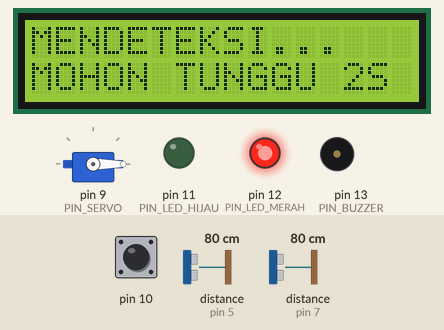
This sketch was run on a simulated Arduino Uno, built with avr-gcc and run on an emulated ATmega328P. Shown: servo, 16×2 character LCD, output pins drawn as LEDs (lit = HIGH), buzzer (waves = sounding). Wiring (from diagram.json): ultrasonic range finder: trigger pin 4; echo pin 5. Dashed ring = blinking. The test bench sets the inputs (shaded band); at power-on: distance to the obstacle (sensors on pin 5, pin 7) 80 cm, pin 10 HIGH. The echo pulse lasts 58.3 µs per cm; EEPROM starts erased; pins used as bus, display or sensor lines are not drawn; what the sketch prints to the serial monitor is not drawn.

Above: at 4.2 s.
4.3 s: distance to the obstacle (sensor on pin 5) set to 4 cm
At 5.51 s:
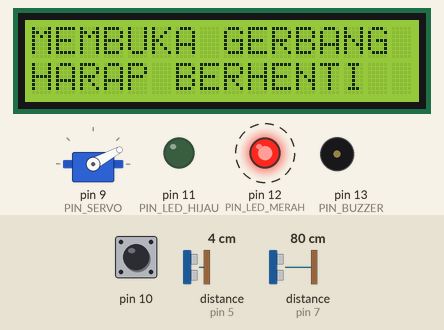
7.3 s: distance to the obstacle (sensor on pin 7) set to 97 cm
At 8.1 s:
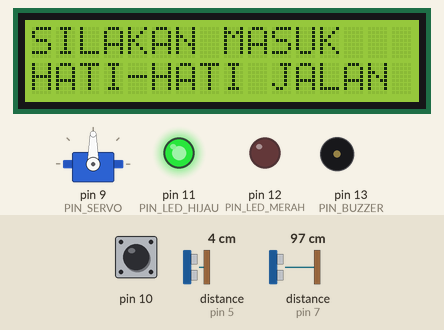
9.5 s: distance to the obstacle (sensor on pin 7) set to 105 cm
At 10.68 s:
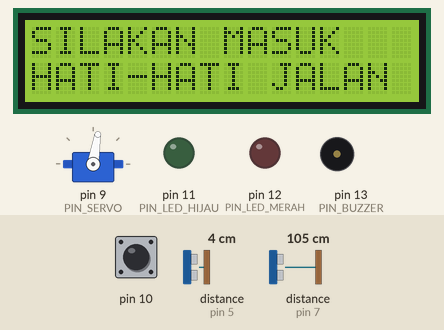
12.5 s: distance to the obstacle (sensor on pin 5) set to 18 cm
Timing chart, 0 to 16.5 s (numbered marks = the images above; inputs shaded):
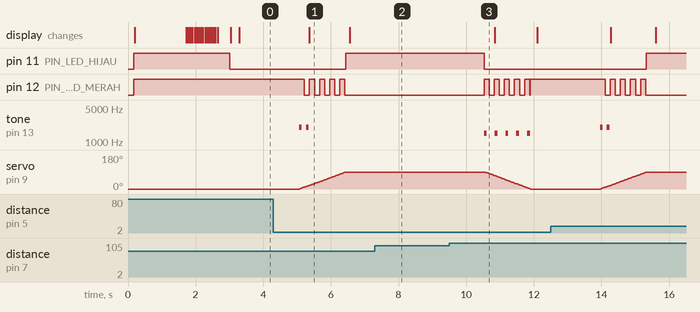

The sketch:

sketch.ino
```cpp
#include <Arduino.h>
#include <Wire.h>
#include <Servo.h>

#include "config.h"
#include "module_sensor.h"
#include "module_display.h"
#include "module_audio.h"
#include "module_storage.h"

StatusSistem statusSaatIni = STATUS_SIAGA;
int sudutPalang = SUDUT_TUTUP;
int kapasitasMaks = SLOT_DEFAULT;
int slotTerisi = 0;

Servo palangServo;
int targetSudut = SUDUT_TUTUP;
unsigned long waktuGerakTerakhir = 0;
unsigned long waktuMulaiLewat = 0;     // Waktu palang terbuka penuh (awal hitungan TIMEOUT_LEWAT)
bool logSensorKeluar = false;          // Penanda log "Sensor 2 terhalang" sudah dicetak

bool gerakkanServoHalus() {
  if (millis() - waktuGerakTerakhir >= JEDA_SERVO) {
    waktuGerakTerakhir = millis();

    if (sudutPalang < targetSudut) {
      sudutPalang += LANGKAH_SERVO;
      palangServo.write(sudutPalang);
    } else if (sudutPalang > targetSudut) {
      sudutPalang -= LANGKAH_SERVO;
      palangServo.write(sudutPalang);
    }
  }
  return (sudutPalang == targetSudut);
}

void setup() {
  Serial.begin(9600);
  delay(100);
  Serial.println(F("[SYSTEM]: Memulai Inisialisai Program..."));

  palangServo.attach(PIN_SERVO);
  palangServo.write(SUDUT_TUTUP);
  sudutPalang = SUDUT_TUTUP;
  targetSudut = SUDUT_TUTUP;

  inisialisasiSensor();
  inisialisasiDisplay();
  inisialisasiAudio();
  inisialisasiStorage();
  tampilkanSplash();

  Serial.println(F("[SYSTEM]: Setup Selesai. Masuk ke STATUS_SIAGA"));
}

void loop() {
  bool palangSampaiTujuan = gerakkanServoHalus();

  perbaruiAudio();
  perbaruiLed(statusSaatIni);
  perbaruiLcd(statusSaatIni, slotTerisi, kapasitasMaks);

  switch (statusSaatIni) {

    case STATUS_SIAGA:
      targetSudut = SUDUT_TUTUP;

      if (cekTombolSetTahan() && sudutPalang == SUDUT_TUTUP) {
        Serial.println(F("\n============================="));
        Serial.println(F("[CONFIG]: Masuk ke Menu Konfigurasi Slot Parkir"));
        Serial.print(F("[CONFIG]: Slot saat ini:"));
        Serial.println(kapasitasMaks);
        Serial.println(F("[CONFIG]: Gunakan tombol Up/Down lalu tekan Set"));
        Serial.println(F("============================="));
        statusSaatIni = STATUS_KONFIG;
        break;
      }
      if (hitungSisaSlot() <= 0) {
        statusSaatIni = STATUS_PENUH;
      } else {
        long jarakMasuk = bacaJarak(PIN_TRIG_MASUK, PIN_ECHO_MASUK);
        if (jarakMasuk > 0 && jarakMasuk <= JARAK_DETEKSI) {
          Serial.println(F("[FSM]: Mobil Terdeteksi di Sensor 1. Memulai validasi 2 detik..."));
          resetValidasiMasuk();  // Hapus sisa status validasi dari mobil sebelumnya
          statusSaatIni = STATUS_VALIDASI;
        }
      }
      break;

    case STATUS_VALIDASI:
      targetSudut = SUDUT_TUTUP;
      if (cekMobilMasuk()) {
        Serial.println(F("[FSM]: Validasi Sukses! Membuka Palang..."));
        bunyiMasuk();
        targetSudut = SUDUT_BUKA;
        statusSaatIni = STATUS_BUKA;
      } else if (!masukSedangTerdeteksi) {
        Serial.println(F("[FSM]: Mobil keluar sebelum 2 detik, kembali ke STATUS_SIAGA"));
        resetValidasiMasuk();
        statusSaatIni = STATUS_SIAGA;
      }
      break;

    case STATUS_BUKA:
      if (palangSampaiTujuan && sudutPalang == SUDUT_BUKA) {
        Serial.println(F("[FSM]: Palang terbuka penuh. Menunggu mobil lewat (batas 30 detik)..."));
        resetSensorKeluar();
        waktuMulaiLewat = millis();
        logSensorKeluar = false;
        statusSaatIni = STATUS_LEWAT;
      }
      break;

    case STATUS_LEWAT:
      if (cekMobilLewat()) {
        Serial.println(F("[FSM]: Sensor 2 kosong stabil 1 detik. Mobil selesai lewat. Menutup palang..."));
        tambahSlot();
        bunyiGerak();
        targetSudut = SUDUT_TUTUP;
        statusSaatIni = STATUS_TUTUP;
      } else if (sensorKeluarPernahTerdeteksi()) {
        if (!logSensorKeluar) {
          Serial.println(F("[FSM]: Mobil terdeteksi di Sensor 2. Palang ditahan sampai Sensor 2 kosong."));
          logSensorKeluar = true;
        }
      } else if (millis() - waktuMulaiLewat >= TIMEOUT_LEWAT) {
        Serial.println(F("[FSM]: Timeout 30 detik, tidak ada mobil di Sensor 2. Menutup palang tanpa menambah slot..."));
        bunyiGerak();
        targetSudut = SUDUT_TUTUP;
        statusSaatIni = STATUS_TUTUP;
      }
      break;

    case STATUS_TUTUP:
      if (palangSampaiTujuan && sudutPalang == SUDUT_TUTUP) {
        Serial.println(F("[FSM]: Palang tertutup sempurna. Kembali ke STATUS_SIAGA."));
        matikanAudio();
        statusSaatIni = STATUS_SIAGA;
      }
      break;

    case STATUS_PENUH:
      targetSudut = SUDUT_TUTUP;
      if (cekTombolSetTahan() && sudutPalang == SUDUT_TUTUP) {
        Serial.println(F("\n============================="));
        Serial.println(F("[CONFIG]: Masuk ke Menu Konfigurasi Slot Parkir"));
        Serial.print(F("[CONFIG]: Slot saat ini:"));
        Serial.println(kapasitasMaks);
        Serial.println(F("============================="));
        statusSaatIni = STATUS_KONFIG;
      } else if (hitungSisaSlot() > 0) {
        statusSaatIni = STATUS_SIAGA;
      } else {
        long jarakMasuk = bacaJarak(PIN_TRIG_MASUK, PIN_ECHO_MASUK);
        if (jarakMasuk > 0 && jarakMasuk <= JARAK_DETEKSI) {
          bunyiPenuh();
        }
      }
      break;

    case STATUS_KONFIG:
      targetSudut = SUDUT_TUTUP;

      if (cekTombolUp()) {
        if (kapasitasMaks < SLOT_MAX) {
          kapasitasMaks++;
          bunyiKlik();
          Serial.print(F("[CONFIG]: Tombol UP -> Slot bertambah: "));
          Serial.print(kapasitasMaks);
          Serial.println(F(" Slot"));
        } else {
          Serial.println(F("[CONFIG]: Slot sudah mencapai nilai maksimum"));
        }
      }

      if (cekTombolDown()) {
        if (kapasitasMaks > SLOT_MIN) {
          kapasitasMaks--;
          bunyiKlik();
          Serial.print(F("[CONFIG]: Tombol DOWN -> Slot berkurang: "));
          Serial.print(kapasitasMaks);
          Serial.println(F(" Slot"));
        } else {
          Serial.println(F("[CONFIG]: Slot sudah mencapai nilai minimum"));
        }
      }

      if (cekTombolSet()) {
        simpanEeprom(kapasitasMaks);
        bunyiKlik();
        Serial.println(F("\n----------------------------------------"));
        Serial.print  (F("[CONFIG]: Tersimpan ke EEPROM! Kapasitas = "));
        Serial.println(kapasitasMaks);
        Serial.print  (F("[CONFIG]: Sisa Slot Aktif = "));
        Serial.println(hitungSisaSlot());
        Serial.println(F("[CONFIG]: Keluar dari Pengaturan -> Kembali SIAGA"));
        Serial.println(F("----------------------------------------\n"));
        statusSaatIni = STATUS_SIAGA;
      }
      break;
  }

}
```

module_audio.h
```cpp
#ifndef MODULE_AUDIO_H
#define MODULE_AUDIO_H

#include <Arduino.h>
#include "config.h"

// Status internal untuk Finite State Machine Audio
enum ModeAudio {
  AUDIO_DIAM = 0,
  AUDIO_MASUK,
  AUDIO_GERAK,
  AUDIO_PENUH,
  AUDIO_KLIK
};

static ModeAudio stateAudio = AUDIO_DIAM;
static unsigned long waktuNadaTerakhir = 0;
static uint8_t tahapNada = 0;

void inisialisasiAudio() {
  pinMode(PIN_BUZZER, OUTPUT);
  matikanAudio();
}

void matikanAudio() {
  noTone(PIN_BUZZER);
  stateAudio = AUDIO_DIAM;
  tahapNada = 0;
}

// Bip 2x konfirmasi kendaraan tervalidasi
void bunyiMasuk() {
  stateAudio = AUDIO_MASUK;
  tahapNada = 0;
  waktuNadaTerakhir = millis();
  tone(PIN_BUZZER, NADA_MASUK, BIP_PENDEK);
}

// Nada peringatan saat servo palang turun (diulangi)
void bunyiGerak() {
  if (stateAudio != AUDIO_GERAK) {
    stateAudio = AUDIO_GERAK;
    tahapNada = 0;
    waktuNadaTerakhir = millis();
    tone(PIN_BUZZER, NADA_TUTUP, BIP_PENDEK);
  }
}

// Nada panjang tanda akses ditolak/penuh
void bunyiPenuh() {
  if (stateAudio != AUDIO_PENUH) {
    stateAudio = AUDIO_PENUH;
    waktuNadaTerakhir = millis();
    tone(PIN_BUZZER, NADA_PENUH, BIP_PANJANG);
  }
}

// Umpan balik klik penekanan tombol
void bunyiKlik() {
  stateAudio = AUDIO_KLIK;
  waktuNadaTerakhir = millis();
  tone(PIN_BUZZER, NADA_KLIK, BIP_PENDEK);
}

// Dipanggil terus-menerus di loop() untuk merangkai nada kompleks tanpa delay()
void perbaruiAudio() {
  unsigned long sekarang = millis();

  // Matikan paksa bunyi peringatan palang jika gerbang sudah kembali diam
  if (stateAudio == AUDIO_GERAK && statusSaatIni != STATUS_TUTUP) {
    matikanAudio();
  }

  switch (stateAudio) {
    case AUDIO_MASUK:
      // Transisi: Bip 1 -> Jeda -> Bip 2 -> Selesai
      if (tahapNada == 0 && (sekarang - waktuNadaTerakhir >= BIP_PENDEK)) {
        noTone(PIN_BUZZER);
        tahapNada = 1;
        waktuNadaTerakhir = sekarang;
      } else if (tahapNada == 1 && (sekarang - waktuNadaTerakhir >= JEDA_NADA)) {
        noTone(PIN_BUZZER);
        tahapNada = 2;
        waktuNadaTerakhir = sekarang;
        tone(PIN_BUZZER, NADA_MASUK, BIP_PENDEK);
      } else if (tahapNada == 2 && (sekarang - waktuNadaTerakhir >= BIP_PENDEK)) {
        matikanAudio();
      }
      break;

    case AUDIO_GERAK:
      // Loop ritmik sirine berkelanjutan: Bip -> Jeda Panjang -> Bip
      if (tahapNada == 0 && (sekarang - waktuNadaTerakhir >= BIP_PENDEK)) {
        noTone(PIN_BUZZER);
        tahapNada = 1;
        waktuNadaTerakhir = sekarang;
      } else if (tahapNada == 1 && (sekarang - waktuNadaTerakhir >= JEDA_NADA * 2)) {
        noTone(PIN_BUZZER);
        tahapNada = 0;
        waktuNadaTerakhir = sekarang;
        tone(PIN_BUZZER, NADA_TUTUP, BIP_PENDEK);
      }
      break;

    case AUDIO_PENUH:
    case AUDIO_KLIK:
      // Tunggu durasi nada selesai sebelum beralih ke status diam
      if (sekarang - waktuNadaTerakhir >= (stateAudio == AUDIO_PENUH ? BIP_PANJANG : BIP_PENDEK)) {
        matikanAudio();
      }
      break;

    case AUDIO_DIAM:
    default:
      break;
  }
}

#endif // MODULE_AUDIO_H
```

module_display.h
```cpp
// ============================================================
// module_display.h
// HMI & Visual Interface : LCD 16x2 I2C + LED Merah/Hijau
// Penulis : Anggota 3 (HMI & Visual Interface Engineer)
//
// Prinsip:
//  - Non-blocking: semua pewaktuan memakai millis(), tanpa delay()
//    (satu-satunya pengecualian: tampilkanSplash() yang hanya
//    dipanggil sekali di setup(), sebelum loop dimulai).
//  - Bebas kedip: LCD TIDAK pernah di-clear saat runtime. Setiap
//    baris ditulis 16 karakter penuh (dipadding spasi) dan hanya
//    ditulis ulang jika isi layar memang berubah.
//
// Dependensi: config.h  +  library "LiquidCrystal I2C"
// ============================================================
#ifndef MODULE_DISPLAY_H
#define MODULE_DISPLAY_H

#include <Wire.h>
#include <LiquidCrystal_I2C.h>
#include "config.h"

LiquidCrystal_I2C lcd(ALAMAT_LCD, 16, 2);

// ---------- Cache keadaan layar (anti-kedip) ----------
static int8_t        _lcdStatusTerakhir = -1;
static int16_t       _lcdSisaTerakhir   = -1;
static int16_t       _lcdTotalTerakhir  = -1;
static unsigned long _lcdWaktuTerakhir  = 0;

static void _resetCacheLcd() {
  _lcdStatusTerakhir = -1;
  _lcdSisaTerakhir   = -1;
  _lcdTotalTerakhir  = -1;
}

// Tulis satu baris penuh (16 kolom). Sisa kolom diisi spasi sehingga
// sisa teks lama tertimpa tanpa perlu lcd.clear().
static void _tulisBaris(uint8_t baris, const char* teks) {
  lcd.setCursor(0, baris);
  uint8_t i = 0;
  while (i < 16 && teks[i] != '\0') { lcd.write((uint8_t)teks[i]); i++; }
  while (i < 16)                    { lcd.write((uint8_t)' ');     i++; }
}

// ============================================================
// inisialisasiDisplay()
// ============================================================
void inisialisasiDisplay() {
  pinMode(PIN_LED_MERAH, OUTPUT);
  pinMode(PIN_LED_HIJAU, OUTPUT);
  digitalWrite(PIN_LED_MERAH, LOW);
  digitalWrite(PIN_LED_HIJAU, LOW);

  Wire.begin();
  lcd.init();
  lcd.backlight();
  lcd.clear();            // clear hanya sekali, saat boot
  _resetCacheLcd();
}

// ============================================================
// tampilkanSplash()  - panggil SEKALI di setup()
// Layar pembuka + progress bar + uji lampu (kedua LED menyala).
// ============================================================
void tampilkanSplash() {
  digitalWrite(PIN_LED_MERAH, HIGH);   // lamp test
  digitalWrite(PIN_LED_HIJAU, HIGH);

  _tulisBaris(0, "SMART PARKING");
  _tulisBaris(1, "GATE SYSTEM v1.0");
  delay(1500);

  _tulisBaris(0, "MEMUAT SISTEM...");
  for (uint8_t i = 0; i < 16; i++) {   // progress bar 16 kolom
    lcd.setCursor(i, 1);
    lcd.write((uint8_t)255);           // blok penuh (karakter ROM LCD)
    delay(60);
  }
  delay(300);

  digitalWrite(PIN_LED_MERAH, LOW);
  digitalWrite(PIN_LED_HIJAU, LOW);
  _resetCacheLcd();                    // paksa layar digambar ulang
}

// ============================================================
// tampilkanMenuConfig(nilaiSementara)
// Menu teknisi. Hanya menulis ulang jika nilai berubah.
// ============================================================
void tampilkanMenuConfig(int nilaiSementara) {
  nilaiSementara = constrain(nilaiSementara, 0, 99);

  if (_lcdStatusTerakhir == STATUS_KONFIG &&
      _lcdTotalTerakhir  == nilaiSementara) return;

  char buf[17];
  _tulisBaris(0, "ATUR MAX SLOT");
  snprintf(buf, sizeof(buf), "KAPASITAS: <%02d>", nilaiSementara);
  _tulisBaris(1, buf);

  _lcdStatusTerakhir = STATUS_KONFIG;
  _lcdTotalTerakhir  = nilaiSementara;
  _lcdSisaTerakhir   = -1;
}

// ============================================================
// perbaruiLcd(status, sisaSlot, totalSlot)
// Dipanggil tiap iterasi loop(). Dibatasi oleh REFRESH_LCD, dan
// hanya menulis jika status / angka slot berubah.
//
// CATATAN untuk STATUS_KONFIG: argumen totalSlot dipakai sebagai
// nilai sementara yang sedang diedit (delegasi ke
// tampilkanMenuConfig), jadi sketch cukup memanggil:
//   perbaruiLcd(statusSaatIni, hitungSisaSlot(), nilaiSementara);
// ============================================================
void perbaruiLcd(StatusSistem status, int terisiSlot, int totalSlot) {
  unsigned long sekarang = millis();
  if (sekarang - _lcdWaktuTerakhir < REFRESH_LCD) return;
  _lcdWaktuTerakhir = sekarang;

  if (status == STATUS_KONFIG) {
    tampilkanMenuConfig(totalSlot);
    return;
  }

  terisiSlot = constrain(terisiSlot,  0, 99);
  totalSlot = constrain(totalSlot, 0, 99);

  bool berubah = (status != _lcdStatusTerakhir);
  if (status == STATUS_SIAGA &&
      (terisiSlot != _lcdSisaTerakhir || totalSlot != _lcdTotalTerakhir)) {
    berubah = true;
  }
  if (!berubah) return;

  char buf[17];
  switch (status) {
    case STATUS_SIAGA:
      snprintf(buf, sizeof(buf), "TERISI: %02d/%02d", terisiSlot, totalSlot);
      _tulisBaris(0, buf);
      _tulisBaris(1, "SILAKAN MENDEKAT");
      break;
    case STATUS_VALIDASI:
      _tulisBaris(0, "MENDETEKSI...");
      _tulisBaris(1, "MOHON TUNGGU 2S");
      break;
    case STATUS_BUKA:
      _tulisBaris(0, "MEMBUKA GERBANG");
      _tulisBaris(1, "HARAP BERHENTI");
      break;
    case STATUS_LEWAT:
      _tulisBaris(0, "SILAKAN MASUK");
      _tulisBaris(1, "HATI-HATI JALAN");
      break;
    case STATUS_TUTUP:
      _tulisBaris(0, "MENUTUP GERBANG");
      _tulisBaris(1, "PALANG TURUN!");   // 16 kolom: versi manual (17) dipersingkat
      break;
    case STATUS_PENUH:
      _tulisBaris(0, "PARKIR PENUH!");
      _tulisBaris(1, "AKSES DITOLAK");
      break;
    default:
      return;
  }

  _lcdStatusTerakhir = status;
  _lcdSisaTerakhir   = terisiSlot;
  _lcdTotalTerakhir  = totalSlot;
}

// ============================================================
// perbaruiLed(status)
// Pola LED (matriks 5.2):
//   SIAGA, VALIDASI : Merah ON statis
//   BUKA,  TUTUP    : Merah kedip cepat
//   LEWAT           : Hijau ON statis
//   PENUH           : Merah kedip lambat
//   KONFIG          : Merah + Hijau kedip bersamaan (lambat)
// Non-blocking (millis). Fasa kedip di-reset saat status berganti
// sehingga selalu mulai dari kondisi menyala.
// ============================================================
void perbaruiLed(StatusSistem status) {
  static int8_t        statusLama = -1;
  static unsigned long waktuToggle = 0;
  static bool          fasaNyala = true;

  unsigned long sekarang = millis();

  if (status != statusLama) {
    statusLama  = status;
    fasaNyala   = true;
    waktuToggle = sekarang;
  }

  unsigned long interval = 0;   // 0 = tidak berkedip
  switch (status) {
    case STATUS_BUKA:
    case STATUS_TUTUP:   interval = KEDIP_CEPAT;  break;
    case STATUS_PENUH:
    case STATUS_KONFIG:  interval = KEDIP_LAMBAT; break;
    default: break;
  }

  if (interval > 0 && (sekarang - waktuToggle) >= interval) {
    fasaNyala   = !fasaNyala;
    waktuToggle = sekarang;
  }

  bool merah, hijau;
  switch (status) {
    case STATUS_SIAGA:
    case STATUS_VALIDASI: merah = true;      hijau = false;     break;
    case STATUS_BUKA:
    case STATUS_TUTUP:
    case STATUS_PENUH:    merah = fasaNyala; hijau = false;     break;
    case STATUS_LEWAT:    merah = false;     hijau = true;      break;
    case STATUS_KONFIG:   merah = fasaNyala; hijau = fasaNyala; break;
    default:              merah = true;      hijau = false;     break; // fail-safe: merah
  }

  digitalWrite(PIN_LED_MERAH, merah ? HIGH : LOW);
  digitalWrite(PIN_LED_HIJAU, hijau ? HIGH : LOW);
}

#endif
```

Source omitted: module_sensor.h (3159 bytes), module_storage.h (3682 bytes), config.h (10798 bytes)

Measured:
- the behaviour switches between 101 and 102 cm on distance to the obstacle (sensor on pin 7) (found by bisection; images 2 and 3)
- after the input at 7.3 s, every drawn part: stays the same
- after the input at 9.5 s, pin 11 (PIN_LED_HIJAU): HIGH → LOW after 1.0 s; pin 12 (PIN_LED_MERAH): goes 4 × (HIGH 0.15 s, LOW 0.15 s), HIGH 0.15 s, LOW 0.02 s, then HIGH, starting after 1.0 s
- by itself, pin 12 (PIN_LED_MERAH): alternates HIGH for 0.15 s and LOW for 0.15 s, 9 changes in all, then stays LOW
- by itself, tone on pin 13 (PIN_BUZZER): alternates 2000 Hz for 0.08 s and silent for 0.12 s, 4 changes in all, then stays silent
